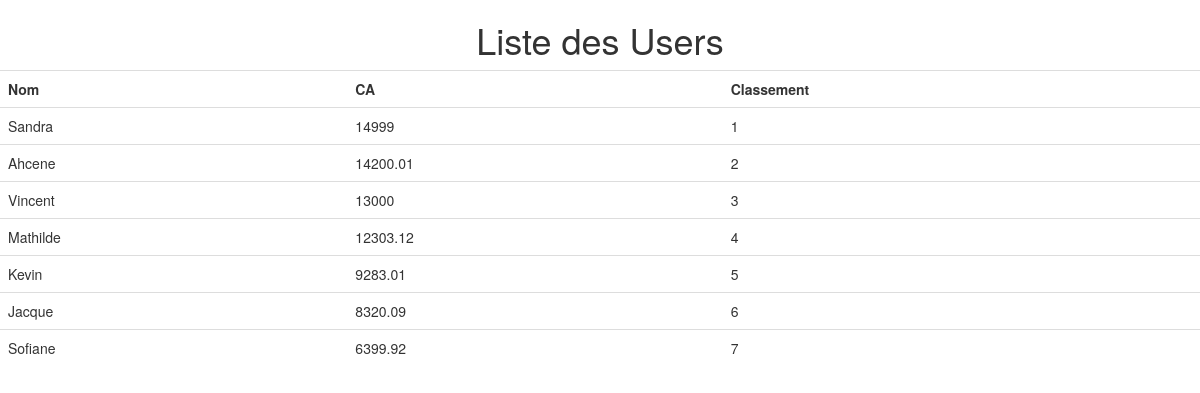
Page /app/index.php on the committed database.
### tables this page shows
CREATE TABLE `user` (
  `nom` varchar(100) NOT NULL,
  `ca` varchar(10) NOT NULL,
  `classement` int(3) NOT NULL
);

### app/index.php (the view, shortened to what this page needs)
<!DOCTYPE html>
<html lang="fr">
   <head>
      <link href="https://maxcdn.bootstrapcdn.com/bootstrap/3.3.7/css/bootstrap.min.css" rel="stylesheet">
   </head>
   <body>
      <h1 class="text-center">Liste des Users</h1>
      <?php
include("connection.php");
$persons = $pdo->query("SELECT * FROM user");
?>
   <table class="table">
    <tr>
        <th>Nom</th>
        <th>CA</th>
        <th>Classement</th>
   </tr>
   <?php
        foreach ($persons->fetchAll(PDO::FETCH_ASSOC) as $person)
        {
         ?>
         <tr>
            <td> <?php echo $person['nom'] ?></td>
            <td> <?php echo $person['ca'] ?></td>
            <td> <?php echo $person['classement'] ?></td>
         </tr>
        <?php
        }
        ?>
   </body>
</html>

### rows in the picture
user: nom "Sandra", ca "14999", classement "1"
user: nom "Ahcene", ca "14200.01", classement "2"
user: nom "Vincent", ca "13000", classement "3"
user: nom "Mathilde", ca "12303.12", classement "4"
user: nom "Kevin", ca "9283.01", classement "5"
user: nom "Jacque", ca "8320.09", classement "6"
user: nom "Sofiane", ca "6399.92", classement "7"
